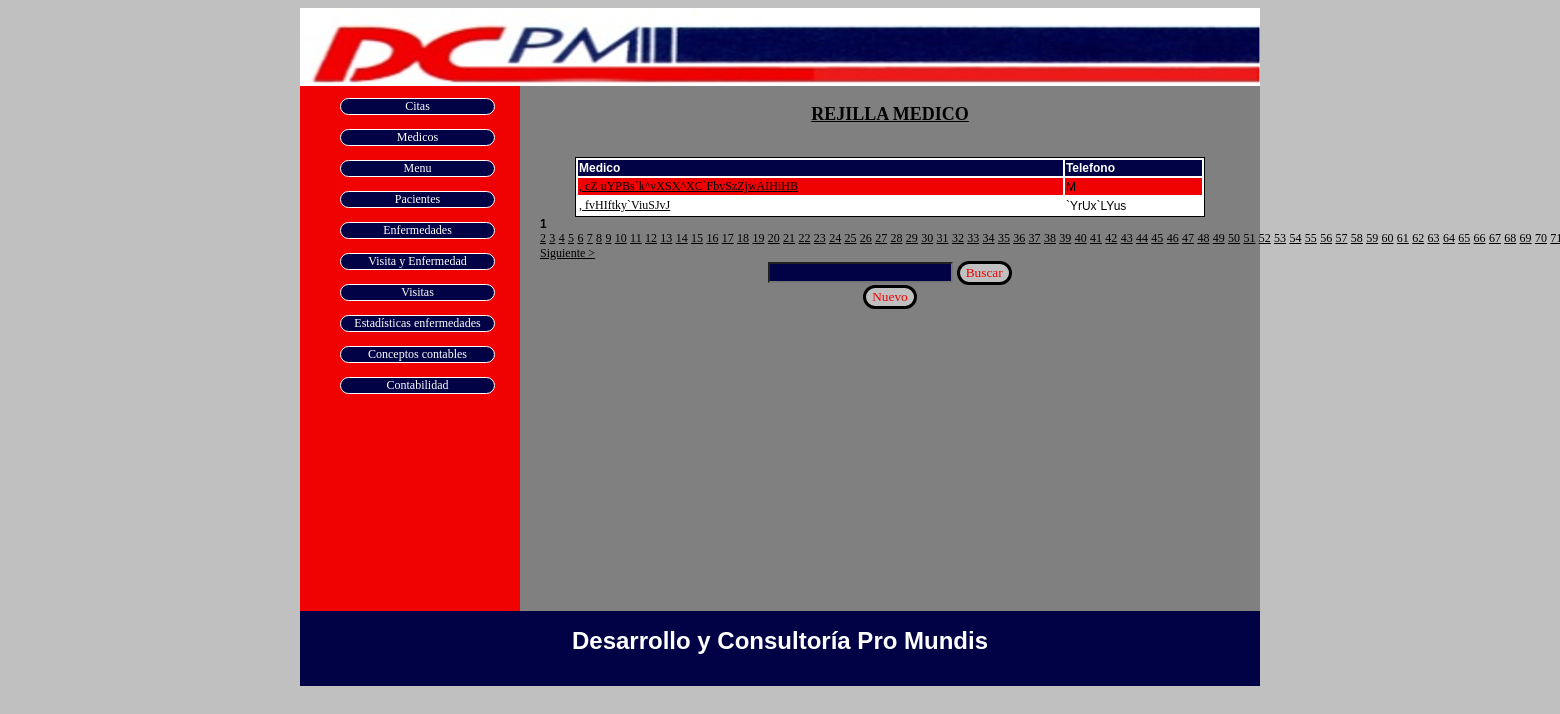
/index.php?cuerpo=rejilla_medicos.php, run on the app's committed database.
### tables this page shows
CREATE TABLE IF NOT EXISTS `menu` (
  `id` bigint(20) NOT NULL AUTO_INCREMENT,
  `id_padre` bigint(20) DEFAULT NULL,
  `enlace` varchar(60) DEFAULT NULL,
  `texto` varchar(60) DEFAULT NULL,
  PRIMARY KEY (`id`)
);

### clase_bd.php (called while the page is built, shortened)
<?php
class bd
    {
    private $servidor, $bd, $usuario, $clave;
    public function __construct()
        {
        $this->servidor=SERVIDOR;
        $this->bd=BD;
        $this->usuario=USUARIO;
        $this->clave=PASSWORD;
        }
    public function consultar($consulta)
        {
        try
            {
            $link = mysql_connect($this->servidor,$this->usuario,$this->clave);
            $result = mysql_query($consulta, $link);
            return $result;
            }
        catch (Exception $e)
            {
            throw new Exception ("Error de base de datos.<br>".$e->getMessage());
            }
        }
    }
?>

### menuPrincipal.php (the view)
<?php
include("clase_bd.php");
$bd=new bd();
$datos=$bd->consultar("select * from menu");
$salida="";
if ($datos)
    {
     $salida="<ul>";
     while($row = mysql_fetch_array($datos))
         {
         $salida.="<li><a href=\"".$row["enlace"]."\">".$row['texto']."</a></li><br/>";
         }
     $salida.="</ul>";
    }
echo $salida;
?>

### css/960.css (style rules this page uses)
body { min-width: 960px; }

### estilos.css (style rules this page uses)
body { color:#FFFFFF; background-color:silver; font-family: helvetica,Arial,sans-serif; font-size: 12px; text-align: justify; }
li { list-style:none; border:1px solid white; text-align: center; background-color:#010245; border-radius: 50px; margin-right: 25px; }
li a { text-decoration: none; color:#FFFFFF; }
a { text-align: center; font-family:fantasy; color:black; }

### data on the page
menu: texto "Citas"
menu: texto "Medicos"
menu: texto "Menu"
menu: texto "Pacientes"
menu: texto "Enfermedades"
menu: texto "Visita y Enfermedad"
menu: texto "Visitas"
menu: texto "Estadísticas enfermedades"
menu: texto "Conceptos contables"
menu: texto "Contabilidad"

### other printed values
$indice "Medico"
$indice "Telefono"
$valor ", cZ uYPBs`k^vXSX^XC`FbvSzZjwAIHiHB"
$this->enlazar($indice,$valor,$clave) "M"
$valor ", fvHIftky`ViuSJvJ"
$this->enlazar($indice,$valor,$clave) "`YrUx`LYus"
